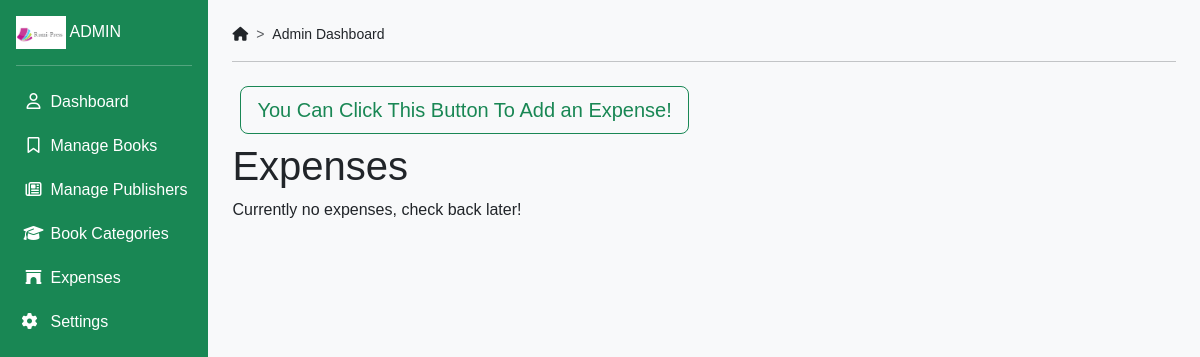
/expenses/, run on an earlier commit of the app's database.
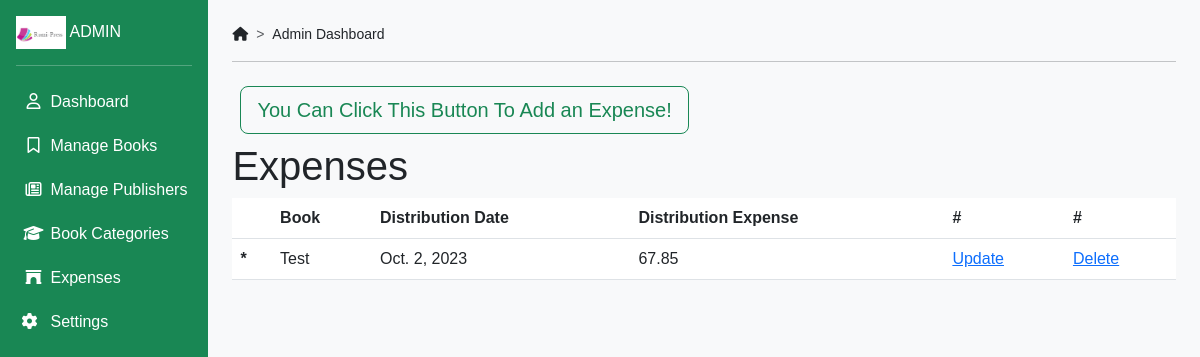
And on a later commit of the database.
### main/models.py (models this page shows, shortened)
class Expense(models.Model):
    book = models.ForeignKey(Books, to_field= 'book_id',on_delete=models.CASCADE)
    distribution_date = models.DateField()
    distribution_expense = models.FloatField()
    confirmed_by = models.CharField(max_length=100)

class Books(models.Model):
    book_id = models.CharField(max_length=20, primary_key=True)
    title = models.CharField(max_length=55)
    subtitle = models.CharField(max_length=55)
    authors = models.ManyToManyField(Authors, blank=False)
    publisher = models.ForeignKey(Publisher, on_delete=models.CASCADE)
    published_date = models.DateField()
    category = models.ManyToManyField(Category)

### main/views.py (the view)
# urls.py: path('expenses/', views.ExpenseListView.as_view(), name='expenses'),
class ExpenseListView(generic.ListView):
    model = Expense
    context_object_name = 'expenses'
    template_name = 'main/expenses.html'

### templates/main/expenses.html
{% extends './dashboard.html'%}
{% block content %}
<div class="container-fluid p-2">
  <a type="button" class="btn btn-outline-success btn-lg btn-block" href="{%url 'add_expense'%}">You Can Click This Button To Add an Expense!</a>
</div>
<h1>Expenses</h1>
{% if expenses %}
<table class="table">
  <thead class="thead-dark">
    <tr>
      <th scope="col"></th>
      <th scope="col">Book</th>
      <th scope="col">Distribution Date</th>
      <th scope="col">Distribution Expense</th>
      <th>#</th>
      <th>#</th>
    </tr>
  </thead>
  {% for expense in expenses %}
  <tbody>
    <tr>
      <th scope="row">*</th>
      <td>{{expense.book.title}}</td>
      <td>{{expense.distribution_date}}</td>
      <td>{{expense.distribution_expense}}</td>
      <td><a href="{% url 'update_expense' expense.id%}"> Update</a></td>
      <td><a href="{% url 'delete_expense' expense.id%}"> Delete</a></td>
    </tr>
  </tbody>
  {% endfor %}
</table>
{% else %}
<p>Currently no expenses, check back later!</p>
{% endif %}
{% endblock %}

What changed in the data, as far as the page shows it:
added Expense: book "Test", distribution_date "Oct. 2, 2023", distribution_expense "67.85"
Also different on the page:
text no longer shown: "Currently no expenses, check back later!"
text now shown: "Book Distribution Date Distribution Expense # #"
